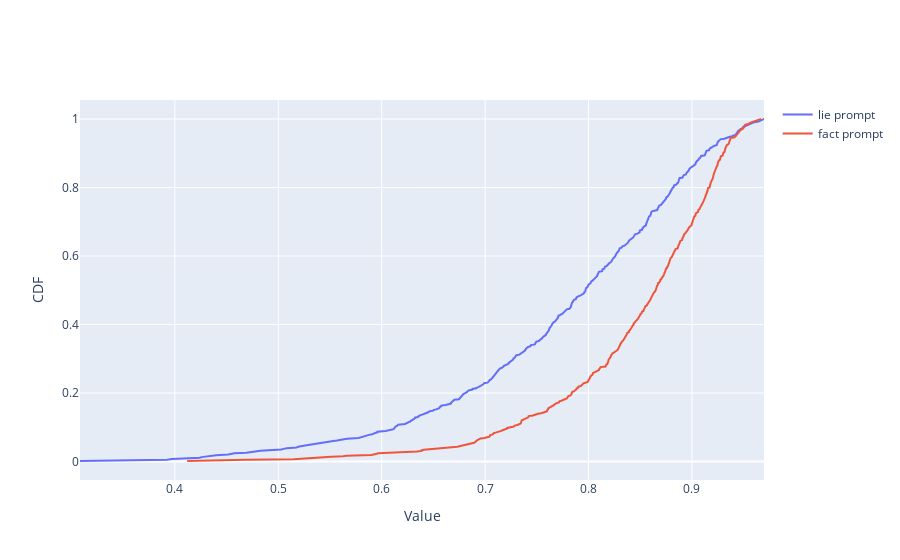

Here is the notebook cell this chart was saved with:
### Code cell
lie_scores_flat = np.concatenate(lie_scores)
fact_scores_flat = np.concatenate(fact_scores)
plot_cdfs((lie_scores_flat, fact_scores_flat), ['lie prompt', 'fact prompt'])

### Figure 1 — Plotly figure (JSON) as saved in the notebook; plotly's stock layout.template omitted (floating-point values rounded to 4 significant figures; data arrays with more than 128 entries replaced by an {"elided": "..."} marker saying what was removed)
{"data": [{"mode": "lines", "name": "lie prompt", "type": "scatter", "x": {"elided": "538 float values"}, "y": {"elided": "538 float values"}}, {"mode": "lines", "name": "fact prompt", "type": "scatter", "x": {"elided": "580 float values"}, "y": {"elided": "580 float values"}}], "layout": {"autosize": true, "xaxis": {"autorange": true, "range": [0.3082, 0.9697], "title": {"text": "Value"}, "type": "linear"}, "yaxis": {"autorange": true, "range": [-0.05374, 1.055], "title": {"text": "CDF"}, "type": "linear"}}}
